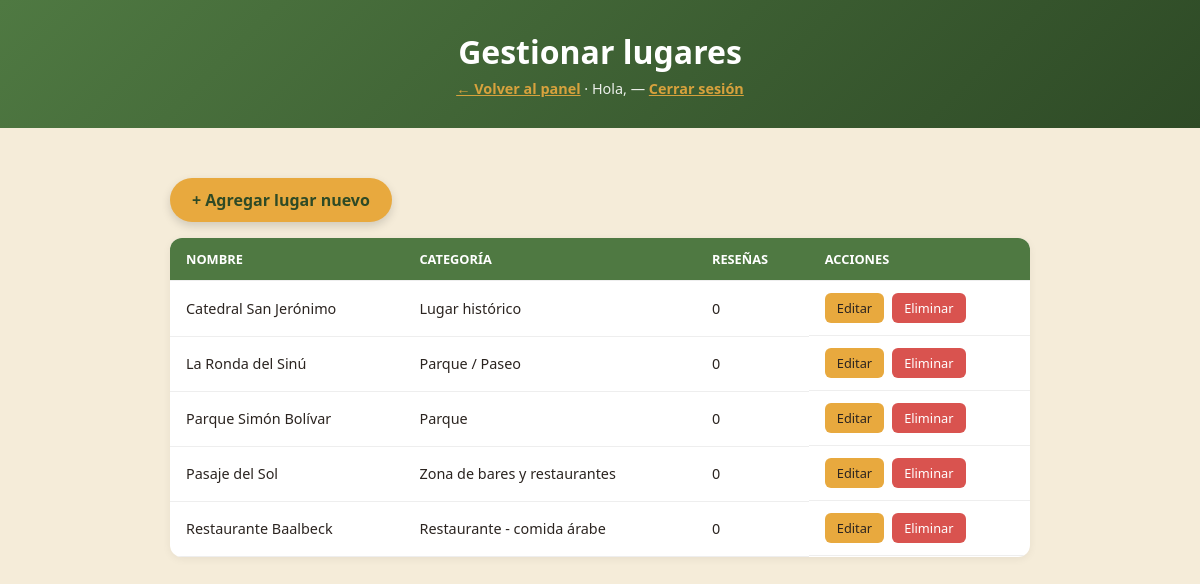
Page /admin/lugares.php (signed in) on the committed database.
### tables this page shows
CREATE TABLE lugares (
    id INT AUTO_INCREMENT PRIMARY KEY,
    nombre VARCHAR(120) NOT NULL,
    categoria VARCHAR(60) NOT NULL,
    direccion VARCHAR(200),
    imagen VARCHAR(255) DEFAULT NULL,
    latitud DECIMAL(10, 8),
    longitud DECIMAL(11, 8),
    creado_en TIMESTAMP DEFAULT CURRENT_TIMESTAMP
);

### includes/funciones.php (called while the page is built, shortened)
<?php
function limpiar($valor)
{
    return htmlspecialchars(trim($valor), ENT_QUOTES, 'UTF-8');
}

### admin/lugares.php (the view, shortened to what this page needs)
<?php
require '../includes/db.php';
require '../includes/funciones.php';
$stmt = $pdo->query("SELECT * FROM lugares ORDER BY nombre ASC");
$lugares = $stmt->fetchAll();
?>
<!DOCTYPE html>
<html lang="es">
<head>
    <link rel="stylesheet" href="../css/style.css">
</head>
<body>
    <header class="cabecera-admin">
        <h1>Gestionar lugares</h1>
        <p><a href="index.php" class="link-logout">← Volver al panel</a> · Hola, <?= limpiar($_SESSION['admin_usuario']) ?> — <a href="logout.php" class="link-logout">Cerrar sesión</a></p>
    </header>
    <main class="contenedor-admin-tabla">
        <a href="editar_lugar.php" class="boton-agregar boton-nuevo-lugar">+ Agregar lugar nuevo</a>
        <table class="tabla-admin">
            <thead>
                <tr>
                    <th>Nombre</th>
                    <th>Categoría</th>
                    <th>Reseñas</th>
                    <th>Acciones</th>
                </tr>
            </thead>
            <tbody>
                <?php foreach ($lugares as $lugar): ?>
                    <?php
                        $stmtConteo = $pdo->prepare("SELECT COUNT(*) FROM resenas WHERE lugar_id = ?");
                        $stmtConteo->execute([$lugar['id']]);
                        $totalResenas = $stmtConteo->fetchColumn();
                    ?>
                    <tr>
                        <td><?= limpiar($lugar['nombre']) ?></td>
                        <td><?= limpiar($lugar['categoria']) ?></td>
                        <td><?= $totalResenas ?></td>
                        <td class="celda-acciones">
                            <a href="editar_lugar.php?id=<?= $lugar['id'] ?>" class="boton-tabla boton-editar">Editar</a>
                            <form method="POST" action="eliminar_lugar.php" class="form-eliminar-inline" onsubmit="return confirm('¿Seguro que quieres eliminar este lugar? Esto también borrará todas sus reseñas.');">
                                <button type="submit" class="boton-tabla boton-eliminar">Eliminar</button>
                            </form>
                        </td>
                    </tr>
                <?php endforeach; ?>
            </tbody>
        </table>
    </main>
</body>
</html>

### css/style.css (style rules this page uses)
* { margin: 0; padding: 0; box-sizing: border-box; }
:root { --verde-sinu: #4f7942; --verde-oscuro: #2e4a26; --terracota: #c1432e; --dorado: #e8a93e; --crema: #f5ecd9; --negro-vueltiao: #2b2420; --azul-rio: #4e8fa6; --texto: #2b2420; }
body { font-family: 'Segoe UI', Arial, sans-serif; background-color: var(--crema); color: var(--texto); }
.boton-agregar { display: inline-block; margin-top: 20px; padding: 11px 22px; background-color: var(--dorado); color: var(--verde-oscuro); text-decoration: none; border-radius: 30px; font-weight: bold; box-shadow: 0 4px 10px rgba(0, 0, 0, 0.15); transition: transform 0.15s ease; }
.cabecera-admin { background: linear-gradient(135deg, var(--verde-sinu), var(--verde-oscuro)); color: white; padding: 30px 20px; text-align: center; }
.cabecera-admin p { margin-top: 6px; opacity: 0.9; font-size: 0.9rem; }
.link-logout { color: var(--dorado); font-weight: bold; }
.contenedor-admin-tabla { max-width: 900px; margin: 30px auto; padding: 0 20px; }
.boton-nuevo-lugar { display: inline-block; margin-bottom: 16px; }
.tabla-admin { width: 100%; border-collapse: collapse; background: white; border-radius: 12px; overflow: hidden; box-shadow: 0 2px 8px rgba(0, 0, 0, 0.06); }
.tabla-admin th, .tabla-admin td { padding: 12px 16px; text-align: left; border-bottom: 1px solid #eee; font-size: 0.9rem; }
.tabla-admin th { background-color: var(--verde-sinu); color: white; font-size: 0.8rem; text-transform: uppercase; }
.celda-acciones { display: flex; gap: 8px; }
.form-eliminar-inline { display: inline; }
.boton-tabla { padding: 6px 12px; border-radius: 6px; font-size: 0.8rem; text-decoration: none; border: none; cursor: pointer; font-family: inherit; }
.boton-editar { background-color: var(--dorado); color: var(--negro-vueltiao); }
.boton-eliminar { background-color: #d9534f; color: white; }

### rows in the picture
lugares: nombre "Catedral San Jerónimo", categoria "Lugar histórico", totalResenas "0"
lugares: nombre "La Ronda del Sinú", categoria "Parque / Paseo", totalResenas "0"
lugares: nombre "Parque Simón Bolívar", categoria "Parque", totalResenas "0"
lugares: nombre "Pasaje del Sol", categoria "Zona de bares y restaurantes", totalResenas "0"
lugares: nombre "Restaurante Baalbeck", categoria "Restaurante - comida árabe", totalResenas "0"
